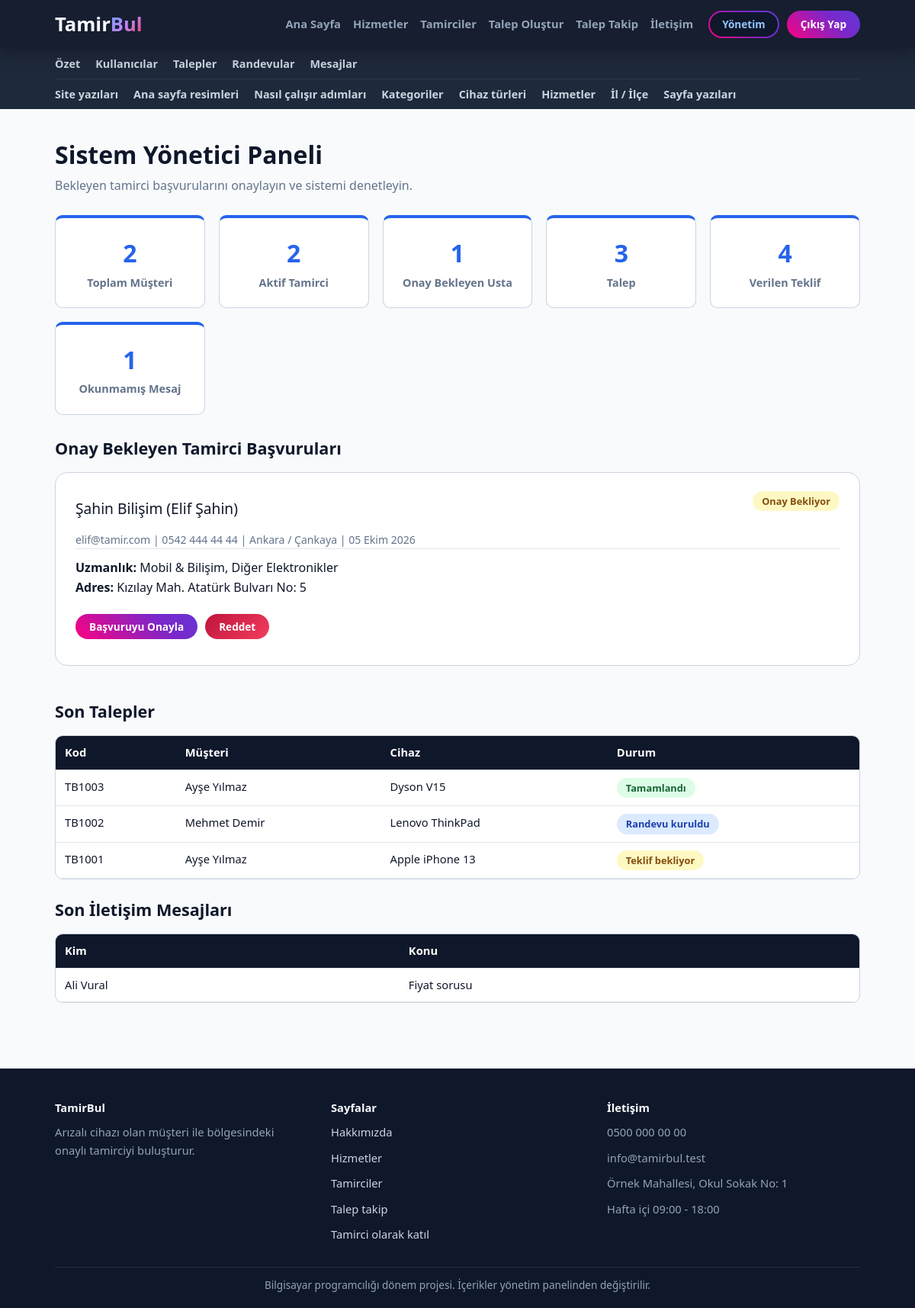
The app's page /admin/panel.php (signed in) with its own data.
### tables this page shows
CREATE TABLE site_ayarlari (
    id INT AUTO_INCREMENT PRIMARY KEY,  
    anahtar VARCHAR(50) NOT NULL UNIQUE,  
    deger TEXT NOT NULL,  
    etiket VARCHAR(100) NOT NULL DEFAULT ''  
);

CREATE TABLE talepler (
    id INT AUTO_INCREMENT PRIMARY KEY,  
    musteri_id INT NOT NULL,  
    hizmet_id INT NULL,  
    tamirci_id INT NULL,  
    kategori_id INT NOT NULL,  
    cihaz_turu VARCHAR(80) NOT NULL,  
    marka VARCHAR(50) NOT NULL,  
    model VARCHAR(50) NOT NULL,  
    ariza TEXT NOT NULL,  
    resim VARCHAR(255) NOT NULL DEFAULT '',  
    sehir VARCHAR(50) NOT NULL,  
    ilce VARCHAR(50) NOT NULL,  
    durum VARCHAR(30) NOT NULL,  
    takip_kodu VARCHAR(20) NOT NULL,  
    puan TINYINT NOT NULL DEFAULT 0,  
    olusturma_tarihi DATETIME NOT NULL  
);

CREATE TABLE kullanicilar (
    id INT AUTO_INCREMENT PRIMARY KEY,  
    ad VARCHAR(50) NOT NULL,  
    soyad VARCHAR(50) NOT NULL,  
    eposta VARCHAR(100) NOT NULL UNIQUE,  
    sifre VARCHAR(255) NOT NULL,  
    telefon VARCHAR(20) NOT NULL,  
    rol VARCHAR(20) NOT NULL,  
    isletme_adi VARCHAR(100) NOT NULL DEFAULT '',  
    sehir VARCHAR(50) NOT NULL,  
    ilce VARCHAR(50) NOT NULL DEFAULT '',  
    adres TEXT NOT NULL,  
    hakkinda TEXT NOT NULL,  
    onayli TINYINT NOT NULL DEFAULT 0,  
    kayit_tarihi DATETIME NOT NULL  
);

CREATE TABLE mesajlar (
    id INT AUTO_INCREMENT PRIMARY KEY,  
    ad VARCHAR(80) NOT NULL,  
    eposta VARCHAR(100) NOT NULL,  
    konu VARCHAR(150) NOT NULL,  
    mesaj TEXT NOT NULL,  
    okundu TINYINT NOT NULL DEFAULT 0,  
    tarih DATETIME NOT NULL  
);

### ortak/hazirla.php (called while the page is built, shortened)
<?php
if (is_dir("ortak")) {
    $kok = "";
} else {
    $kok = "../";
}
include __DIR__ . "/baglanti.php";
include __DIR__ . "/guvenlik.php";

### ortak/baglanti.php (called while the page is built, shortened)
<?php
$baglanti = mysqli_connect("127.0.0.1", "root", "", "tamirbul");
$veritabani_hazir = ($baglanti != false);
if ($veritabani_hazir) {
    mysqli_set_charset($baglanti, "utf8mb4");
}
function sorgula($sorgu) {
    global $baglanti;
    return mysqli_query($baglanti, $sorgu);
}
function satirlar($sorgu) {
    $liste = array();
    $sonuc = sorgula($sorgu);
    while ($sonuc && $satir = mysqli_fetch_assoc($sonuc)) {
        $liste[] = $satir;
    }
    return $liste;
}
function tek_satir($sorgu) {
    $liste = satirlar($sorgu);
    return $liste[0];
}
function sayi_getir($sorgu) {
    $satir = tek_satir($sorgu);
    return (int) reset($satir);
}
function temizle($yazi) {
    global $baglanti;
    return mysqli_real_escape_string($baglanti, $yazi);
}
function ayar_getir($anahtar, $yoksa_bu) {
    $satir = tek_satir("SELECT deger FROM site_ayarlari WHERE anahtar = '" . temizle($anahtar) . "'");
    return $satir["deger"];
}
function yetkinlik_metni($tamirci_id) {
    $adlar = array();
    foreach (satirlar("SELECT kategoriler.ad FROM tamirci_yetkinlikleri INNER JOIN kategoriler ON kategoriler.id = kategori_id WHERE tamirci_id = " . (int) $tamirci_id) as $kategori) {
        $adlar[] = $kategori["ad"];
    }
    return implode(", ", $adlar);
}

### ortak/guvenlik.php (called while the page is built, shortened)
<?php
function giris_yapildi_mi() {
    return isset($_SESSION["kullanici_id"]);
}
function temiz_yaz($metin) {
    return htmlspecialchars($metin, ENT_QUOTES, "UTF-8");
}
function tarih_yaz($tarih) {
    $zaman = strtotime($tarih);
    $aylar = array("", "Ocak", "Şubat", "Mart", "Nisan", "Mayıs", "Haziran", "Temmuz", "Ağustos", "Eylül", "Ekim", "Kasım", "Aralık");
    return date("d", $zaman) . " " . $aylar[(int) date("n", $zaman)] . " " . date("Y", $zaman);
}
function durum_adi($durum) {
    $adlar = array(
        "beklemede" => "Teklif bekliyor",
        "tamirci_atandi" => "Tamirci seçildi",
        "randevu_kuruldu" => "Randevu kuruldu",
        "tamirde" => "Tamirde",
        "tamamlandi" => "Tamamlandı",
        "iptal" => "İptal"
    );
    if (isset($adlar[$durum])) {
        return $adlar[$durum];
    }
    return $durum;
}
function durum_rozeti($durum) {
    if ($durum == "beklemede") {
        return "badge badge-warning";
    }
    if ($durum == "tamamlandi") {
        return "badge badge-success";
    }
    return "badge badge-info";
}

### admin/panel.php (the view, shortened to what this page needs)
<?php
include "../ortak/hazirla.php";
$sayaclar = array(
    "Toplam Müşteri" => sayi_getir("SELECT COUNT(*) FROM kullanicilar WHERE rol = 'musteri'"),
    "Aktif Tamirci" => sayi_getir("SELECT COUNT(*) FROM kullanicilar WHERE rol = 'tamirci' AND onayli = 1"),
    "Onay Bekleyen Usta" => sayi_getir("SELECT COUNT(*) FROM kullanicilar WHERE rol = 'tamirci' AND onayli = 0"),
    "Talep" => sayi_getir("SELECT COUNT(*) FROM talepler"),
    "Verilen Teklif" => sayi_getir("SELECT COUNT(*) FROM teklifler"),
    "Okunmamış Mesaj" => sayi_getir("SELECT COUNT(*) FROM mesajlar WHERE okundu = 0")
);
$basvurular = satirlar("SELECT * FROM kullanicilar WHERE rol = 'tamirci' AND onayli = 0 ORDER BY id");
$talepler = satirlar("SELECT talepler.*, kullanicilar.ad, kullanicilar.soyad FROM talepler INNER JOIN kullanicilar ON kullanicilar.id = talepler.musteri_id ORDER BY talepler.id DESC LIMIT 5");
$mesajlar = satirlar("SELECT * FROM mesajlar ORDER BY id DESC LIMIT 5");
include "../ortak/baslik.php";
include "menu.php";
?>
<section class="dashboard-section">
    <div class="container">
        <div class="dashboard-header">
            <h2>Sistem Yönetici Paneli</h2>
            <p>Bekleyen tamirci başvurularını onaylayın ve sistemi denetleyin.</p>
        </div>
        <div class="stats-cards-grid">
            <?php foreach ($sayaclar as $yazi => $sayi) { ?>
                <div class="stat-card"><span class="stat-number"><?php echo $sayi; ?></span><span class="stat-label"><?php echo $yazi; ?></span></div>
            <?php } ?>
        </div>
        <h3 class="section-subtitle">Onay Bekleyen Tamirci Başvuruları</h3>
        <div class="requests-list">
            <?php foreach ($basvurular as $usta) { ?>
                <div class="request-item">
                    <div class="request-header">
                        <span class="request-title"><?php echo temiz_yaz($usta["isletme_adi"] . " (" . $usta["ad"] . " " . $usta["soyad"] . ")"); ?></span>
                        <span class="badge badge-warning">Onay Bekliyor</span>
                    </div>
                    <div class="request-meta"><?php echo temiz_yaz($usta["eposta"] . " | " . $usta["telefon"] . " | " . $usta["sehir"] . " / " . $usta["ilce"]); ?> | <?php echo tarih_yaz($usta["kayit_tarihi"]); ?></div>
                    <div class="request-desc"><strong>Uzmanlık:</strong> <?php echo temiz_yaz(yetkinlik_metni($usta["id"])); ?><br><strong>Adres:</strong> <?php echo temiz_yaz($usta["adres"]); ?></div>
                    <div class="offer-actions">
                        <form method="post" action="kullanici-onay.php">
                            <button class="btn btn-sm btn-secondary" type="submit">Başvuruyu Onayla</button>
                        </form>
                        <form method="post" action="kullanici-onay.php" onsubmit="return confirm('Başvuru reddedilsin mi?');">
                            <button class="btn btn-sm btn-danger" type="submit">Reddet</button>
                        </form>
                    </div>
                </div>
            <?php } ?>
        </div>
        <h3 class="section-subtitle">Son Talepler</h3>
        <div class="tablo-kutu">
            <table>
                <tr><th>Kod</th><th>Müşteri</th><th>Cihaz</th><th>Durum</th></tr>
                <?php foreach ($talepler as $talep) { ?>
                    <tr><td><?php echo temiz_yaz($talep["takip_kodu"]); ?></td><td><?php echo temiz_yaz($talep["ad"] . " " . $talep["soyad"]); ?></td><td><?php echo temiz_yaz($talep["marka"] . " " . $talep["model"]); ?></td><td><span class="<?php echo durum_rozeti($talep["durum"]); ?>"><?php echo durum_adi($talep["durum"]); ?></span></td></tr>
                <?php } ?>
            </table>
        </div>
        <h3 class="section-subtitle">Son İletişim Mesajları</h3>
        <div class="tablo-kutu">
            <table>
                <tr><th>Kim</th><th>Konu</th></tr>
                <?php foreach ($mesajlar as $mesaj) { ?>
                    <tr><td><?php echo temiz_yaz($mesaj["ad"]); ?></td><td><?php echo temiz_yaz($mesaj["konu"]); ?></td></tr>
                <?php } ?>
            </table>
        </div>
    </div>
</section>
<?php
include "../ortak/altlik.php";
?>

### ortak/baslik.php (shortened to what this page needs)
<?php
$site_adi = ayar_getir("site_adi", "TamirBul");
$logo_on = mb_substr($site_adi, 0, 5, "UTF-8");
$logo_arka = mb_substr($site_adi, 5, null, "UTF-8");
$acik_dosya = basename($_SERVER["PHP_SELF"]);
$menu_linkleri = array(
    "index.php" => "Ana Sayfa",
    "hizmetler.php" => "Hizmetler",
    "tamirciler.php" => "Tamirciler",
    "talep-olustur.php" => "Talep Oluştur",
    "talep-takip.php" => "Talep Takip",
    "iletisim.php" => "İletişim"
);
$panel_adresi = "musteri/panel.php";
$panel_yazisi = "Hesabım";
if (isset($_SESSION["rol"]) && $_SESSION["rol"] == "admin") {
    $panel_adresi = "admin/panel.php";
    $panel_yazisi = "Yönetim";
}
?>
<!DOCTYPE html>
<html lang="tr">
<head>
    <link rel="stylesheet" href="<?php echo $kok; ?>css/stil.css">
</head>
<body>
    <header class="navbar">
        <div class="container navbar-container">
            <a class="logo" href="<?php echo $kok; ?>index.php">
                <h1><?php echo temiz_yaz($logo_on); ?><span><?php echo temiz_yaz($logo_arka); ?></span></h1>
            </a>
            <div id="menu" class="menu">
                <nav class="nav-menu">
                    <ul>
                        <?php foreach ($menu_linkleri as $dosya => $yazi) { ?>
                            <li><a href="<?php echo $kok . $dosya; ?>" <?php if ($acik_dosya == $dosya && $kok == "") { echo 'class="active"'; } ?>><?php echo $yazi; ?></a></li>
                        <?php } ?>
                    </ul>
                </nav>
                <?php if (giris_yapildi_mi()) { ?>
                    <div class="user-profile-menu">
                        <a class="btn btn-sm btn-outline" href="<?php echo $kok . $panel_adresi; ?>"><?php echo $panel_yazisi; ?></a>
                        <a class="btn btn-sm btn-secondary" href="<?php echo $kok; ?>cikis.php">Çıkış Yap</a>
                    </div>
                <?php } ?>
            </div>
        </div>
    </header>
    <main>

### ortak/altlik.php (shortened to what this page needs)
<?php
$alt_site_adi = ayar_getir("site_adi", "TamirBul");
$alt_aciklama = ayar_getir("altlik_aciklama", "");
$alt_telefon = ayar_getir("telefon", "");
$alt_eposta = ayar_getir("eposta", "");
$alt_adres = ayar_getir("adres", "");
$alt_saat = ayar_getir("calisma_saatleri", "");
$alt_not = ayar_getir("altlik_not", "");
?>
    </main>
    <footer class="footer">
        <div class="container footer-container">
            <div>
                <strong><?php echo temiz_yaz($alt_site_adi); ?></strong>
                <p><?php echo temiz_yaz($alt_aciklama); ?></p>
            </div>
            <div>
                <strong>Sayfalar</strong>
                <p><a href="<?php echo $kok; ?>hakkimizda.php">Hakkımızda</a></p>
                <p><a href="<?php echo $kok; ?>hizmetler.php">Hizmetler</a></p>
                <p><a href="<?php echo $kok; ?>tamirciler.php">Tamirciler</a></p>
                <p><a href="<?php echo $kok; ?>talep-takip.php">Talep takip</a></p>
                <p><a href="<?php echo $kok; ?>tamirci-kayit.php">Tamirci olarak katıl</a></p>
            </div>
            <div>
                <strong>İletişim</strong>
                <p><?php echo temiz_yaz($alt_telefon); ?></p>
                <p><?php echo temiz_yaz($alt_eposta); ?></p>
                <p><?php echo temiz_yaz($alt_adres); ?></p>
                <p><?php echo temiz_yaz($alt_saat); ?></p>
            </div>
        </div>
        <div class="container alt-not">
            <p><?php echo temiz_yaz($alt_not); ?></p>
        </div>
    </footer>
</body>
</html>

### records on screen
site_ayarlari: deger "Tamir", deger "Bul", deger "TamirBul"
talepler: id "2", kategori "1", musteri "3", takip_kodu "TB1002", kullanicilar.ad+soyad "Mehmet Demir", temiz_yaz($talep["marka"] . " " . $talep["model"]) "Lenovo ThinkPad", durum "Randevu kuruldu"
kullanicilar: isletme_adi+ad+soyad "Şahin Bilişim (Elif Şahin)", eposta+telefon+sehir "elif@tamir.com | 0542 444 44 44 | Ankara / Çankaya", kayit_tarihi "05 Ekim 2026", id "Mobil & Bilişim, Diğer Elektronikler", adres "Kızılay Mah. Atatürk Bulvarı No: 5"
talepler: takip_kodu "TB1003", kullanicilar.ad+soyad "Ayşe Yılmaz", temiz_yaz($talep["marka"] . " " . $talep["model"]) "Dyson V15", durum "Tamamlandı"
talepler: takip_kodu "TB1001", kullanicilar.ad+soyad "Ayşe Yılmaz", temiz_yaz($talep["marka"] . " " . $talep["model"]) "Apple iPhone 13", durum "Teklif bekliyor"
mesajlar: ad "Ali Vural", konu "Fiyat sorusu"
site_ayarlari: deger "Arızalı cihazı olan müşteri ile bölgesindeki onaylı tamirciyi buluşturur."
site_ayarlari: deger "0500 000 00 00"
site_ayarlari: deger "info@tamirbul.test"
site_ayarlari: deger "Örnek Mahallesi, Okul Sokak No: 1"
site_ayarlari: deger "Hafta içi 09:00 - 18:00"
site_ayarlari: deger "Bilgisayar programcılığı dönem projesi. İçerikler yönetim panelinden değiştirilir."

### other values on screen
$yazi "Ana Sayfa"
$yazi "Hizmetler"
$yazi "Tamirciler"
$yazi "Talep Oluştur"
$yazi "Talep Takip"
$yazi "İletişim"
$panel_yazisi "Yönetim"
$yazi "Toplam Müşteri"
$yazi "Aktif Tamirci"
$yazi "Onay Bekleyen Usta"
$yazi "Talep"
$sayi "4"
$yazi "Verilen Teklif"
$yazi "Okunmamış Mesaj"
